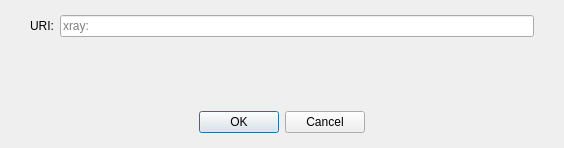
<?xml version="1.0" encoding="UTF-8"?>
<ui version="4.0">
 <class>OpenURIDialog</class>
 <widget class="QDialog" name="OpenURIDialog">
  <property name="geometry">
   <rect>
    <x>0</x>
    <y>0</y>
    <width>564</width>
    <height>148</height>
   </rect>
  </property>
  <property name="windowTitle">
   <string>Open xray URI</string>
  </property>
  <layout class="QVBoxLayout" name="verticalLayout">
   <property name="leftMargin">
    <number>0</number>
   </property>
   <property name="topMargin">
    <number>15</number>
   </property>
   <property name="rightMargin">
    <number>0</number>
   </property>
   <property name="bottomMargin">
    <number>0</number>
   </property>
   <item>
    <layout class="QHBoxLayout" name="horizontalLayout">
     <property name="leftMargin">
      <number>30</number>
     </property>
     <property name="rightMargin">
      <number>30</number>
     </property>
     <item>
      <widget class="QLabel" name="label">
       <property name="text">
        <string>URI:</string>
       </property>
      </widget>
     </item>
     <item>
      <widget class="QValidatedLineEdit" name="uriEdit">
       <property name="placeholderText">
        <string notr="true">xray:</string>
       </property>
      </widget>
     </item>
    </layout>
   </item>
   <item>
    <spacer name="verticalSpacer">
     <property name="orientation">
      <enum>Qt::Vertical</enum>
     </property>
     <property name="sizeHint" stdset="0">
      <size>
       <width>20</width>
       <height>40</height>
      </size>
     </property>
    </spacer>
   </item>
   <item>
    <widget class="QWidget" name="buttonsContainerWhite" native="true">
     <layout class="QHBoxLayout" name="horizontalLayout_2">
      <property name="leftMargin">
       <number>30</number>
      </property>
      <property name="topMargin">
       <number>15</number>
      </property>
      <property name="rightMargin">
       <number>30</number>
      </property>
      <property name="bottomMargin">
       <number>15</number>
      </property>
      <item>
       <widget class="QDialogButtonBox" name="buttonBox">
        <property name="orientation">
         <enum>Qt::Horizontal</enum>
        </property>
        <property name="standardButtons">
         <set>QDialogButtonBox::Cancel|QDialogButtonBox::Ok</set>
        </property>
        <property name="centerButtons">
         <bool>true</bool>
        </property>
       </widget>
      </item>
     </layout>
    </widget>
   </item>
  </layout>
 </widget>
 <customwidgets>
  <customwidget>
   <class>QValidatedLineEdit</class>
   <extends>QLineEdit</extends>
   <header>qt/qvalidatedlineedit.h</header>
  </customwidget>
 </customwidgets>
 <resources/>
 <connections>
  <connection>
   <sender>buttonBox</sender>
   <signal>accepted()</signal>
   <receiver>OpenURIDialog</receiver>
   <slot>accept()</slot>
   <hints>
    <hint type="sourcelabel">
     <x>248</x>
     <y>254</y>
    </hint>
    <hint type="destinationlabel">
     <x>157</x>
     <y>274</y>
    </hint>
   </hints>
  </connection>
  <connection>
   <sender>buttonBox</sender>
   <signal>rejected()</signal>
   <receiver>OpenURIDialog</receiver>
   <slot>reject()</slot>
   <hints>
    <hint type="sourcelabel">
     <x>316</x>
     <y>260</y>
    </hint>
    <hint type="destinationlabel">
     <x>286</x>
     <y>274</y>
    </hint>
   </hints>
  </connection>
 </connections>
</ui>
